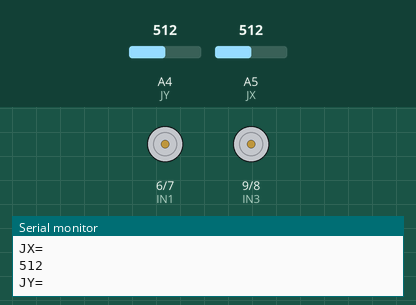
Simulated run of this program. Board: Arduino Uno, built with avr-gcc and run on an emulated ATmega328P. Parts: motor-driver pin pairs drawn as motors (green arrow = first pin HIGH = forward, orange = second pin HIGH = backward, longer = more drive, scaled by the enable pin), the last lines printed to the serial monitor. The inputs (shaded band) are chosen by the test bench; at power-on: A5 (JX) = 512, A4 (JY) = 512.

Above: at 1.2 s.
1.3 s: A5 (JX) set to 665
2.8 s: A5 (JX) set to 697
4.3 s: A4 (JY) set to 534
5.8 s: A4 (JY) set to 566
At 7.0 s:
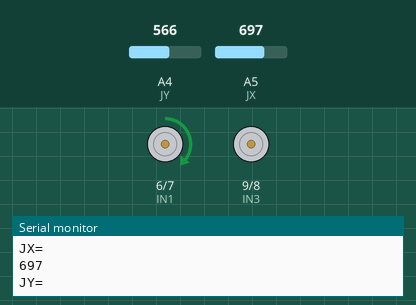
7.3 s: A4 (JY) set to 480
At 8.1 s:
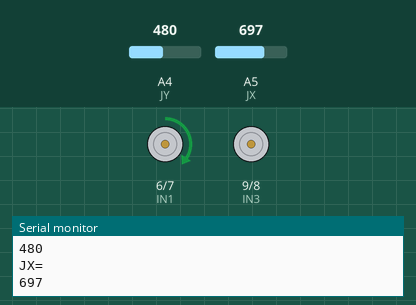
8.8 s: A4 (JY) set to 461
At 9.2 s:
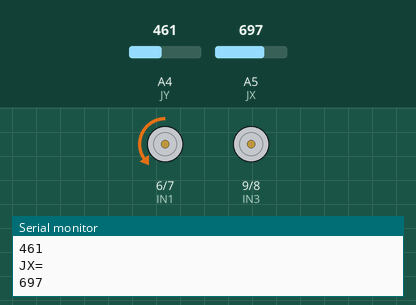
Timing chart, 0 to 11.3 s (numbered marks = the images above; inputs shaded):
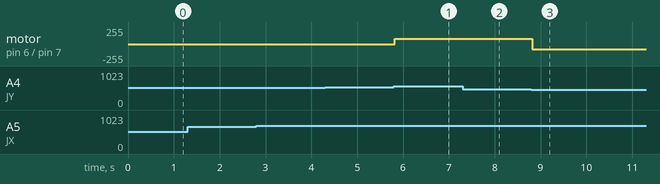

The program:

main.cpp
```cpp
#include <Arduino.h>
#include <SoftwareSerial.h>
SoftwareSerial myserial (2,3) ;

  int IN3 = 9;
  int IN4 = 8;
  int ENA = 11;
  int ENB = 10;
  int IN2 =  7;
  int IN1 = 6;

  int JX = A5;
  int JY = A4;


void setup() {
  // put your setup code here, to run once:
  pinMode(IN3 , OUTPUT);
  pinMode(IN4 , OUTPUT);
  pinMode(IN1 , OUTPUT);
  pinMode(IN2 , OUTPUT);
  pinMode(ENB , OUTPUT);
  pinMode(ENA , OUTPUT);

  // Joystick
  pinMode(JX , INPUT);
  pinMode(JY , INPUT);

  myserial.begin(9600);
  Serial.begin (9600) ;

}

void moveForward(int A,int  B){
  digitalWrite(IN1 , 0);
  digitalWrite(IN2 , 1);
  // analogWrite(ENB, A);
  digitalWrite(IN3 , 1);
  digitalWrite(IN4 , 0);
  // analogWrite(ENA, B);
}
void moveBackward(int A,int  B){
  digitalWrite(IN1 , 1);
  digitalWrite(IN2 , 0);
  // analogWrite(ENB, A);
  digitalWrite(IN3 , 0);
  digitalWrite(IN4 , 1);
  // analogWrite(ENA, B);
}
 void turnRightHard(){
  moveForward(70, 50);  }

void turnLeftHard(){
  moveForward(50, 70);
  }
void stop(){
  analogWrite(ENA, 0);
  analogWrite(ENB, 0);

}

void loop() {
  // put your main code here, to run repeatedly:

  Serial.println("JX=");
  Serial.println(analogRead(JX));

  Serial.println("JY=" );
  Serial.println(analogRead(JY));
  int motorSpeedA;
  int motorSpeedB;
  int vJX = analogRead(JX);
  int vJY = analogRead(JY);

  if(vJY < 470){
      moveForward(1,1);
      motorSpeedA = map(vJY, 470, 0, 0, 127);
      motorSpeedB = map(vJY, 470, 0, 0, 127);
      // moveForward(motorSpeedA, motorSpeedB);
  } else if (vJY > 550)
  {
      moveBackward(1,1);
    motorSpeedA = map(vJY, 550, 1023, 0, 127);
    motorSpeedB = map(vJY, 550, 1023, 0, 127);
    // moveBackward(motorSpeedA, motorSpeedB);
  }
  else
  {
    motorSpeedA = 0;
    motorSpeedB = 0;
    // moveForward(motorSpeedA, motorSpeedB);
  }

  if (vJX < 470) {

    int xMapped = map(vJX, 470, 0, 0, 127);
    motorSpeedA = motorSpeedA - xMapped*2;
    motorSpeedB = motorSpeedB + xMapped*2;

    if (motorSpeedA < 0)
    {
      motorSpeedA = 0;
    }
    if (motorSpeedB > 127)
    {
      motorSpeedB = 127;
    }
 }
     if (vJX > 550)
    {
    int xMapped = map(vJX, 550, 1023, 0, 127);
    motorSpeedA = motorSpeedA + xMapped*2;
    motorSpeedB = motorSpeedB - xMapped*2;
    if (motorSpeedA > 127)
    {
      motorSpeedA = 127;
    }
    if (motorSpeedB < 0)
    {
      motorSpeedB = 0;
    }
  }

  if (motorSpeedA < 70)
  {
    motorSpeedA = 0;
  }
  if (motorSpeedB < 70)
  {
    motorSpeedB = 0;
  }
  analogWrite(ENA, motorSpeedA);
  analogWrite(ENB, motorSpeedB);
  // if(myserial.available() )
  // {
  //   String data = (String) myserial.readString();
  //    Serial.print( data );
  //   if(data == "trh"){
  //     turnRightHard();
  //     Serial.println("turning");
  // }
  //   else if (data = "stop")
  //   {
  //     stop();
  //   }

  // }
  //   if (Serial.available () )
  //   {
  //     myserial.write(Serial.read() );
  //     }


// move forward
// in1 =0, in2= 1 ==> right motor
// in3 =1, in4= 0 ==> left motor
}
```

Measured:
- the behaviour switches between 550 and 551 on A4 (JY) (found by bisection; images 0 and 1)
- the behaviour switches between 470 and 469 on A4 (JY) (found by bisection; images 2 and 3)
- after the input at 5.8 s, motor on pin 6 (IN1) / pin 7 (IN2): stopped → forward 82/255 at once
- after the input at 7.3 s, motor on pin 6 (IN1) / pin 7 (IN2): forward 82/255 → forward 78/255 at once
- after the input at 8.8 s, motor on pin 6 (IN1) / pin 7 (IN2): forward 78/255 → backward 80/255 at once
